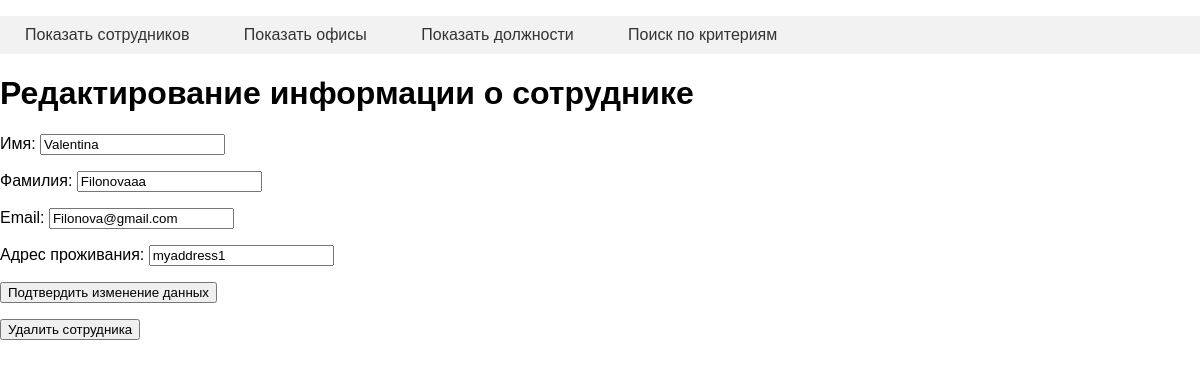
Before: /show_employee/1 with the older database file.
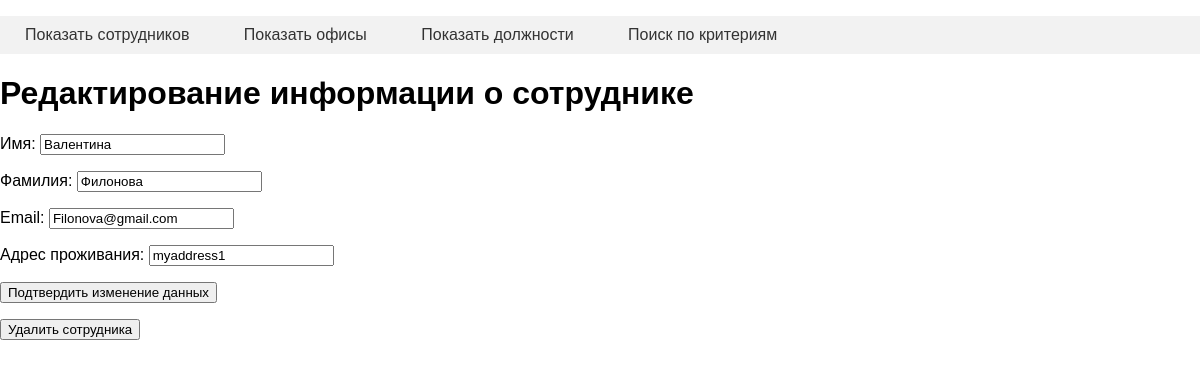
After: the same page with the newer database file.
### tables this page shows
CREATE TABLE employee (
id integer PRIMARY KEY AUTOINCREMENT,
name text NOT NULL,
surname text NOT NULL,
email text,
home_address text,
date_of_last_changes date
);

### app.py (the view, shortened to what this page needs)
@app.route("/show_employee/<empl_id>", methods=["POST", "GET"])
def show_employee(empl_id):
    db = get_db()
    dbase = FDataBase(db)
    empl = dbase.get_employee(empl_id)
    posts = dbase.get_all_posts()
    offices = dbase.get_all_offices()
    return render_template('change-employee.html', empl=empl, posts=posts, offices=offices, )

### FDataBase.py (called while the page is built)
    def get_employee(self, id):
        print("get_employee")
        print(id)
        try:
            self.__cur.execute(
                f"SELECT * FROM employee where id == :id", (id,))
            res = self.__cur.fetchone()
            if res:
                return res
        except sqlite3.Error as e:
            print("Ошибка получения из БД" + str(e))
        return False

    def get_all_offices(self):
        try:
            self.__cur.execute(
                f"SELECT * FROM office")
            res = self.__cur.fetchall()
            if res:
                return res
        except sqlite3.Error as e:
            print("Ошибка получения из БД" + str(e))
        return False

    def get_all_posts(self):
        try:
            self.__cur.execute(
                f"SELECT * FROM post")
            res = self.__cur.fetchall()
            if res:
                return res
        except sqlite3.Error as e:
            print("Ошибка получения из БД" + str(e))
        return False

### app.py (called while the page is built)
def connect_db():
    conn = sqlite3.connect(app.config['DATABASE'])
    conn.row_factory = sqlite3.Row
    return conn

### templates/change-employee.html
{% extends 'menu.html' %}
{% block content %}
{{ super() }}
<h1>Редактирование информации о сотруднике</h1>
<form id="nubexForm" action="{{url_for('show_employee', empl_id=empl.id)}}" method="post" class="form-contact">
    <p><label>Имя: </label> <input type="text" name="name" value="{{ empl.name }}" requied/>
    <p><label>Фамилия: </label> <input type="text" name="surname" value="{{ empl.surname }}" requied/>
    <p><label>Email: </label> <input type="text" name="email" value="{{ empl.email }}" requied/>
    <p><label>Адрес проживания: </label> <input type="text" name="home_address" value="{{ empl.home_address }}" requied/>
    <p><input type="submit" value="Подтвердить изменение данных"/></p>
</form>
<form id = "deletion" action="{{ url_for('delete_employee', id=empl.id) }}" method="post">
 				 <p><input type="submit" value="Удалить сотрудника" /></p>
</form>
{% endblock%}

Changed rows visible on the page:
changed employee "Filonova@gmail.com": name "Valentina" → "Валентина"; surname "Filonovaаа" → "Филонова"
